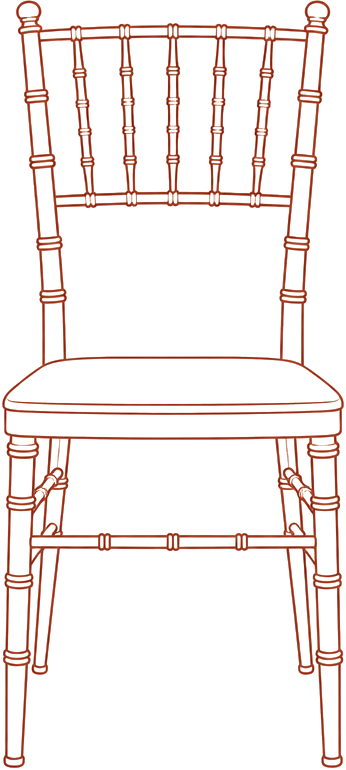
#> input picture assets/illus/chaise_detoure.png, 346 x 770 px, found by its file name
$ python medias.py
#> lines starting #> are read from the running program, lines starting #| are printed output that depends on the picture
# -*- coding: utf-8 -*-
"""Fabrique les medias web du site Eventys a partir des rushes.

Les originaux (H:\\eventys\\Video\\rush) ne sont JAMAIS modifies : on lit, on
recadre, on retouche legerement, on ecrit dans site-internet\\assets.

Photos  : HEIC/JPG -> recadrage au ratio demande -> retouche douce -> WebP
          en deux largeurs (srcset).
Videos  : MOV HDR (bt2020/HLG) -> tonemap SDR bt709 -> MP4 h264 muet + poster.
          Sans le tonemap, l'image parait cramee chez le visiteur.

Lancer :  python site-internet\\outils\\medias.py
"""
import os
import subprocess

from PIL import Image, ImageEnhance, ImageOps, ImageFilter
import pillow_heif

pillow_heif.register_heif_opener()
#> (this line was passed over: pillow_heif is not available in this run)

RACINE = os.path.dirname(os.path.dirname(os.path.abspath(__file__)))
RUSH = r"H:\eventys\Video\rush"
ILLUS = r"H:\eventys\assets\illus"
LOGO = r"H:\eventys\assets\LOGO_eventys.png"
IMG = os.path.join(RACINE, "assets", "img")
VID = os.path.join(RACINE, "assets", "video")
FFMPEG = r"H:\eventys\tools\bin\ffmpeg.exe"
FFPROBE = r"H:\eventys\tools\bin\ffprobe.exe"

TONEMAP = (
    "zscale=t=linear:npl=100,format=gbrpf32le,zscale=p=bt709,"
    "tonemap=tonemap=hable:desat=0,"
    "zscale=t=bt709:m=bt709:r=tv,format=yuv420p"
)

RATIOS = {"45": 4 / 5, "34": 3 / 4, "11": 1.0, "54": 5 / 4, "32": 3 / 2, "169": 16 / 9}
LARGEURS = {"45": (900, 1400), "34": (900, 1400), "11": (900, 1400),
            "54": (1000, 1600), "32": (1200, 1900), "169": (1400, 2000)}

# (fichier source, nom de sortie, ratio, ancrage vertical 0=haut 1=bas)
PHOTOS = [
    # -- chaise Napoleon
    (r"Mise en place_\IMG_6986.HEIC", "chaise-rang", "45", 0.5),
    (r"Mise en place_\IMG_6987.HEIC", "chaise-rue", "32", 0.5),
    (r"Mise en place_\IMG_7760.HEIC", "chaise-escalier", "45", 0.5),
    (r"Mise en place_\IMG_6984.HEIC", "coulisse-lavage", "32", 0.45),
    # -- transport / coulisses
    (r"Mise en place_\IMG_7016.HEIC", "van-ouvert", "32", 0.5),
    (r"Mise en place_\IMG_7013.HEIC", "van-interieur", "45", 0.5),
    (r"Mise en place_\IMG_7019.HEIC", "livraison-portage", "45", 0.5),
    (r"Mise en place_\IMG_7021.HEIC", "livraison-cour", "32", 0.5),
    # -- kit vaisselle / nappe
    (r"Mise en place_\IMG_3570.heic", "vaisselle-couverts", "45", 0.5),
    (r"Mise en place_\IMG_3566.heic", "vaisselle-couvert-complet", "11", 0.45),
    (r"Mise en place_\IMG_3573.heic", "vaisselle-verre", "45", 0.5),
    (r"Mise en place_\IMG_3574.heic", "nappe-assiettes", "54", 0.45),
    # -- tables dressees (mariage)
    (r"Mariages\IMG_4049.heic", "salle-mariage", "32", 0.5),
    (r"Mariages\IMG_4051.heic", "table-ronde-chaises", "54", 0.5),
    (r"Mariages\IMG_4055.heic", "table-ronde-dessus", "45", 0.5),
    (r"Mariages\IMG_4064.heic", "dressage-bleu", "32", 0.5),
    (r"Mariages\IMG_4065.heic", "dressage-bleu-2", "45", 0.5),
    (r"Mariages\PHOTO-2026-03-23-10-44-32.jpg", "jardin-fleurs", "45", 0.5),
    (r"Mariages\PHOTO-2026-03-23-10-44-45.jpg", "chapiteau", "32", 0.5),
    (r"Mariages\1753a7fa-6de9-488c-97c4-09168a9c48c4.jpg", "terrasse-citron", "32", 0.5),
    # -- iftar / ramadan
    (r"Ramadan_\IMG_9402.HEIC", "table-rect-dessus", "45", 0.5),
    (r"Ramadan_\IMG_9455.HEIC", "table-ronde-sauge-dessus", "11", 0.5),
    (r"Ramadan_\IMG_9446.HEIC", "couvert-sauge", "45", 0.72),
    (r"Ramadan_\IMG_9437.HEIC", "lanterne-sauge", "32", 0.5),
    (r"Ramadan_\IMG_9419.HEIC", "iftar-long", "32", 0.5),
    (r"Ramadan_\IMG_9445.HEIC", "iftar-couvert", "54", 0.5),
    # -- noel
    ("No\u00ebl\\IMG_3408.HEIC", "noel-table", "32", 0.5),
    ("No\u00ebl\\IMG_3421.HEIC", "noel-table-2", "45", 0.5),
    ("No\u00ebl\\IMG_3430.HEIC", "noel-couvert", "11", 0.5),
    # -- ajout du 2026-10-22 : salle fuchsia, arche fleurie, table chocolat
    ("Mariages\WhatsApp Image 2026-10-22 at 17.41.38 (1).jpeg", "salle-fuchsia", "32", 0.5),
    ("Mariages\WhatsApp Image 2026-10-22 at 17.41.38 (2).jpeg", "couvert-fuchsia", "45", 0.5),
    ("Mariages\WhatsApp Image 2026-10-22 at 17.41.38 (4).jpeg", "tables-fuchsia", "45", 0.5),
    ("Mariages\WhatsApp Image 2026-10-22 at 17.41.38 (5).jpeg", "arche-fleurie", "45", 0.42),
    ("Mariages\WhatsApp Image 2026-10-22 at 17.41.38.jpeg", "table-rect-fuchsia", "45", 0.5),
    ("Anniversaire_\WhatsApp Image 2026-10-22 at 12.38.29 (1).jpeg", "table-chocolat", "45", 0.5),
    ("Anniversaire_\WhatsApp Image 2026-10-22 at 12.38.29.jpeg", "couvert-chocolat", "45", 0.5),
    ("Anniversaire_\WhatsApp Image 2026-10-22 at 12.38.30 (5).jpeg", "buffet-tournesols", "45", 0.5),
    # -- anniversaire
    (r"Anniversaire_\IMG_2778.heic", "arche-ballons", "45", 0.12),
    (r"Anniversaire_\IMG_2780.heic", "arche-ballons-2", "45", 0.12),
]

# (source, nom, debut, duree, filtre de cadrage)
VIDEOS = [
    (r"Ramadan_\IMG_9450.MOV", "hero-table", 1.2, 8.0, "scale=1100:-2"),
    (r"Ramadan_\IMG_9459.MOV", "nappe", 146.0, 7.0, "scale=1200:-2"),
    (r"Mise en place_\IMG_7015.MOV", "van", 0.3, 4.4, "scale=1200:900"),
    (r"Mise en place_\IMG_6945.MOV", "jardin", 0.5, 5.0, "scale=1000:-2"),
    (r"Ramadan_\IMG_9443.MOV", "lanterne", 4.0, 7.0, "scale=1100:-2"),
]


# Zones a flouter, en coordonnees relatives (x0, y0, x1, y1) SUR L'IMAGE
# RECADREE : prenoms des maries et date peints sur l'arche. On ne publie pas
# le nom de clients sur le site.
FLOUS = {
    "salle-mariage": [(0.44, 0.00, 0.61, 0.17)],
    "table-ronde-chaises": [(0.25, 0.00, 0.46, 0.13)],
}


# [91 lines left out: functions floute, recadre, retouche, fais_photos, est_hdr, fais_videos, not called in this run]


def fais_illustrations():
    """Reprend les illustrations au trait de la marque (chaise, table, arche)."""
    for f, nom in [("chaise_detoure.png", "illus-chaise"),
                   ("table_detoure.png", "illus-table"),
                   ("arche_detoure.png", "illus-arche")]:
        im = Image.open(os.path.join(ILLUS, f)).convert("RGBA")
        im = im.crop(im.getbbox())
        h = 900
        im = im.resize((round(im.width * h / im.height), h), Image.LANCZOS)
        im.save(os.path.join(IMG, nom + ".webp"), "WEBP", quality=90, method=6)
        print("illus", nom, im.size)

    logo = Image.open(LOGO).convert("RGBA")
    fond = Image.new("RGBA", logo.size, (0, 0, 0, 0))
    px = logo.load()
    for y in range(logo.height):      # le logo est sur fond creme : on le detoure
        for x in range(logo.width):
            r, v, b, a = px[x, y]
            if not (r > 225 and v > 218 and b > 216):
                fond.putpixel((x, y), (r, v, b, a))
    fond = fond.crop(fond.getbbox())
    fond = fond.resize((round(fond.width * 220 / fond.height), 220), Image.LANCZOS)
    fond.save(os.path.join(IMG, "logo.webp"), "WEBP", quality=92, method=6)
    fond.save(os.path.join(IMG, "logo.png"))
    print("logo", fond.size)


if __name__ == "__main__":
    for d in (IMG, VID):
        os.makedirs(d, exist_ok=True)
    fais_illustrations()
#> in fais_illustrations, im is the input picture: PIL image 346x770 RGBA; mean R, G, B, A 244.9, 232.8, 223, 30.7
#> in fais_illustrations, `im = im.resize((round(im.width * h / im.height), h), Image.LANCZOS)`:
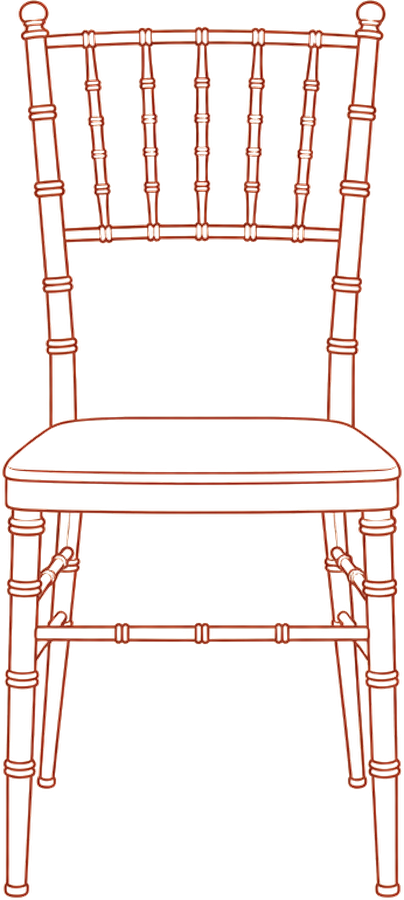
#> im: PIL image 404x900 RGBA; mean R, G, B, A 43.8, 30.7, 26.7, 30.8; transparent parts drawn white
#| illus illus-chaise (404, 900)
#> pass 2 of the loop in fais_illustrations, `for f, nom in [("chaise_detoure.png", "illus-chaise"),`:
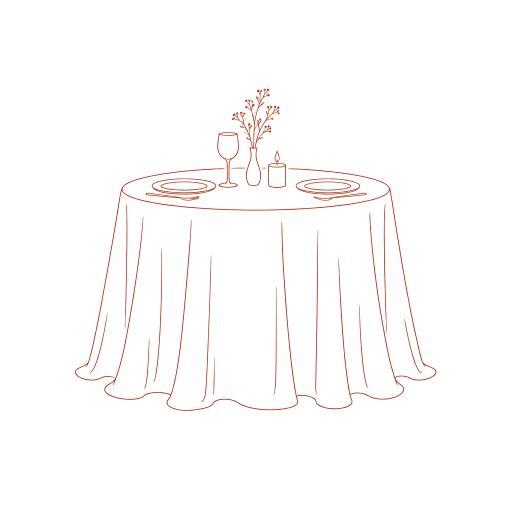
#> input picture assets/illus/table_detoure.png, 1024 x 1024 px, found by its file name (shown at 1/2 size)
#> in fais_illustrations, im is the input picture: PIL image 1024x1024 RGBA; mean R, G, B, A 252.5, 245.1, 233.5, 5.7
#> in fais_illustrations, `im = im.resize((round(im.width * h / im.height), h), Image.LANCZOS)`:
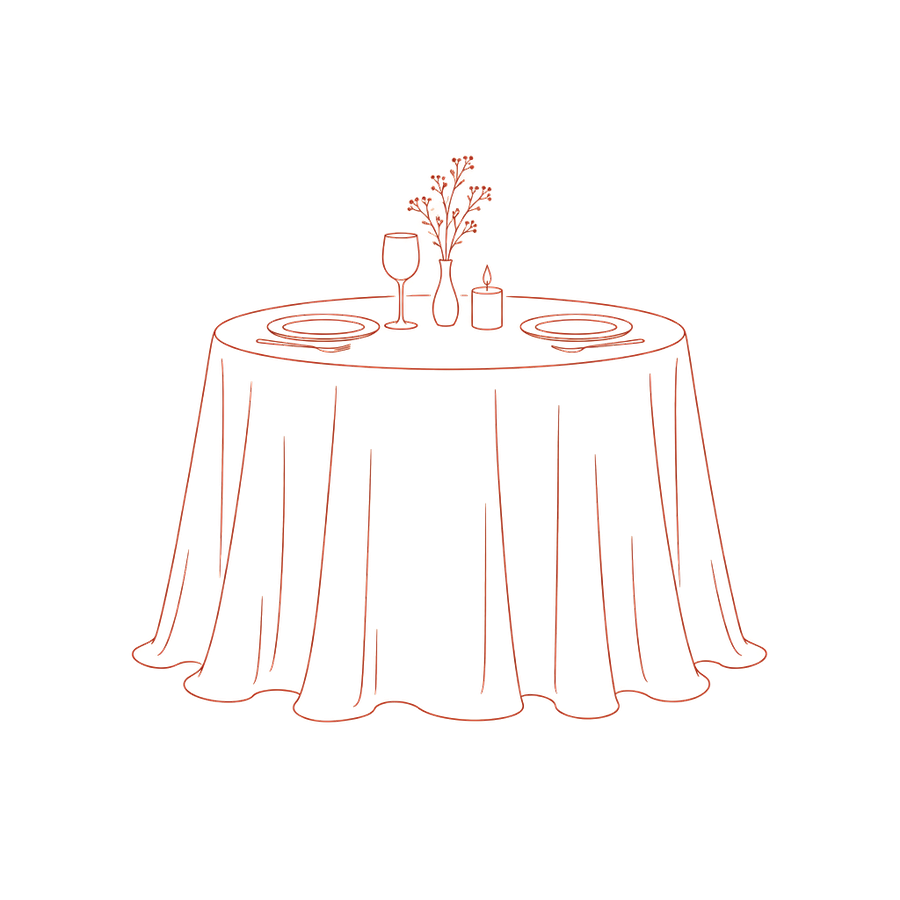
#> im: PIL image 900x900 RGBA; mean R, G, B, A 13.1, 9.8, 8.8, 5.6; transparent parts drawn white
#| illus illus-table (900, 900)
#> (the run stopped early here; a loop or call above may not have finished)
